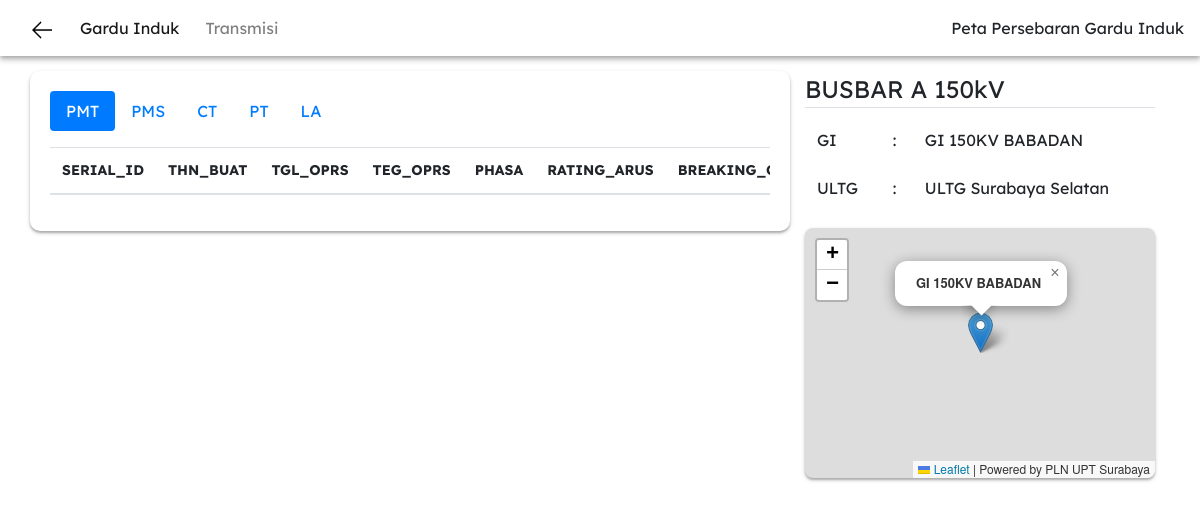
The page /3/peralatan/TRS-3611-423.423-B0001 on the database its author committed.
### apps/home/models.py (models this page shows)
class BayModel(db.Model):
    id = db.Column(db.Integer, primary_key=True)
    ULTG = db.Column(db.String(100))
    GI = db.Column(db.String(100))
    BAY = db.Column(db.String(100))
    FUNGSI = db.Column(db.String(100))
    ID_FUNCTLOC = db.Column(db.String(100))
    SUP_FUNCTLOC = db.Column(db.String(100))
    NM_LOKASI = db.Column(db.String(100))
    DESKRIPSI = db.Column(db.String(100))
    ID_LOCATION = db.Column(db.Float(100))
    ID_PARENT = db.Column(db.String(100))
    TEGANGAN = db.Column(db.Float(100))
    KD_FUNGSI = db.Column(db.String(100))
    KD_WILAYAH = db.Column(db.Float(100))
    TGL_OPRS = db.Column(db.String(100))
    TGL_TDK_OPRS = db.Column(db.String(100))
    FLAG = db.Column(db.Float(100))
    WORKCENTER = db.Column(db.String(100))
    ID_PLANT = db.Column(db.Float(100))
    ID_TRAGI = db.Column(db.Float(100))
    NOMORGI = db.Column(db.Float(100))
    KD_GROUPLOKASI = db.Column(db.Float(100))
    ID_SECTION = db.Column(db.String(100))
    BOUND = db.Column(db.String(100))
    BA_CODE = db.Column(db.Float(100))
    ASSET_LOKASI = db.Column(db.Float(100))
    BAYGROUP = db.Column(db.Float(100))
    MVA = db.Column(db.Float(100))
    NOSIRKIT = db.Column(db.Float(100))
    COSTCENTER = db.Column(db.Float(100))
    BC_FLC = db.Column(db.String(100))

class GIModel(db.Model):
    id = db.Column(db.Integer, primary_key=True)
    ULTG = db.Column(db.String(100))
    STATUS_OPERASI = db.Column(db.String(100))
    ID_FUNCTLOC = db.Column(db.String(100))
    NM_LOKASI = db.Column(db.String(100))
    NM_LOKASI_URL = db.Column(db.String(100))
    TEGANGAN = db.Column(db.Integer)
    TGL_OPRS = db.Column(db.String(100))
    ALAMAT = db.Column(db.TEXT)
    LATITUDE = db.Column(db.Float(100))
    LONGITUDE = db.Column(db.Float(100))

### apps/home/routes.py (the view)
@home.route("/<int:id_gi>/peralatan/<string:ID_FUNCTLOC>")
def pmtList(id_gi, ID_FUNCTLOC):
    PMT_LIST = []
    query_pmt = PMTModel.query.filter_by(
        ID_FUNCTLOC=ID_FUNCTLOC).all()
    query_pms = PMSModel.query.filter_by(ID_FUNCTLOC=ID_FUNCTLOC).all()
    query_ct = CTModel.query.filter_by(ID_FUNCTLOC=ID_FUNCTLOC).all()
    query_pt = PTModel.query.filter_by(ID_FUNCTLOC=ID_FUNCTLOC).all()
    bayGI = BayModel.query.filter_by(ID_FUNCTLOC=ID_FUNCTLOC).first()
    queryNamaGI = GIModel.query.get(id_gi)
    lat = queryNamaGI.LATITUDE
    lon = queryNamaGI.LONGITUDE
    namaGI = queryNamaGI.NM_LOKASI
    return render_template(
        "peralatan.html",
        ID_GI=id_gi,
        back=True,
        PMT=query_pmt,
        PMS=query_pms,
        CT=query_ct,
        PT=query_pt,
        bayGI=bayGI,
        lat=lat, lon=lon,
        namaGI=namaGI
    )

### apps/home/templates/peralatan.html (shortened to what this page needs)
{% extends "layout_detail.html" %}
{% block content %}
<main role='main' style="margin-top: 15px; margin-bottom: 10px;">
    <div class="container">
        <div class="row">
            <div class="col-md-8" id="carding" style="height: fit-content;">
                <ul class="nav nav-pills mb-3" id="pills-tab" role="tablist">
                    <li class="nav-item">
                        <a class="nav-link active" id="pills-pmt-tab" data-toggle="pill" href="#pills-pmt" role="tab"
                            aria-controls="pills-pmt" aria-selected="true">PMT</a>
                    </li>
                    <li class="nav-item">
                        <a class="nav-link" id="pills-pms-tab" data-toggle="pill" href="#pills-pms" role="tab"
                            aria-controls="pills-pms" aria-selected="false">PMS</a>
                    </li>
                    <li class="nav-item">
                        <a class="nav-link" id="pills-ct-tab" data-toggle="pill" href="#pills-ct" role="tab"
                            aria-controls="pills-ct" aria-selected="false">CT</a>
                    </li>
                    <li class="nav-item">
                        <a class="nav-link" id="pills-pt-tab" data-toggle="pill" href="#pills-pt" role="tab"
                            aria-controls="pills-pt" aria-selected="false">PT</a>
                    </li>
                    <li class="nav-item">
                        <a class="nav-link" id="pills-la-tab" data-toggle="pill" href="#pills-la" role="tab"
                            aria-controls="pills-la" aria-selected="false">LA</a>
                    </li>
                </ul>
                <div class="tab-content" id="pills-tabContent">
                    <div class="tab-pane fade show active" id="pills-pmt" role="tabpanel"
                        aria-labelledby="pills-pmt-tab">
                        <div class="table-responsive" style="font-size: 14px;">
                            <table class="table table-striped">
                                <thead>
                                    <tr>
                                        <th>SERIAL_ID</th>
                                        <th>THN_BUAT</th>
                                        <th>TGL_OPRS</th>
                                        <th>TEG_OPRS</th>
                                        <th>PHASA</th>
                                        <th>RATING_ARUS</th>
                                        <th>BREAKING_CURRENT</th>
                                    </tr>
                                </thead>
                            </table>
                        </div>
                    </div>
                </div>
            </div>
            <div class="col-md-4" style="width: 300px;">
                <div class="content-section">
                    <legend class="border-bottom mb-2">{{ bayGI.BAY }} </legend>
                    <table class="table table-borderless">
                        <tbody>
                            <tr>
                                <td>GI</td>
                                <td>:</td>
                                <td>{{namaGI}}</td>
                            </tr>
                            <tr>
                                <td>ULTG</td>
                                <td>:</td>
                                <td>{{ bayGI.ULTG }}</td>
                            </tr>
                        </tbody>
                    </table>
                </div>
                <div class="content-section">
                    {% include "map_detail.html" %}
                </div>
            </div>
        </div>
    </div>
</main>
{% endblock %}

### apps/home/templates/layout_detail.html (style rules this page uses)
#carding { border-radius: 10px; padding: 20px; width: auto; height: auto; box-shadow: 0 2px 4px 0 rgba(0, 0, 0, 0.2), 0 2px 2px 0 rgba(0, 0, 0, 0.19); }
body { font-family: "Lexend Deca", sans-serif; }

### rows shown on the page
BayModel: BAY "BUSBAR A 150kV", ULTG "ULTG Surabaya Selatan"
GIModel: NM_LOKASI "GI 150KV BABADAN"
